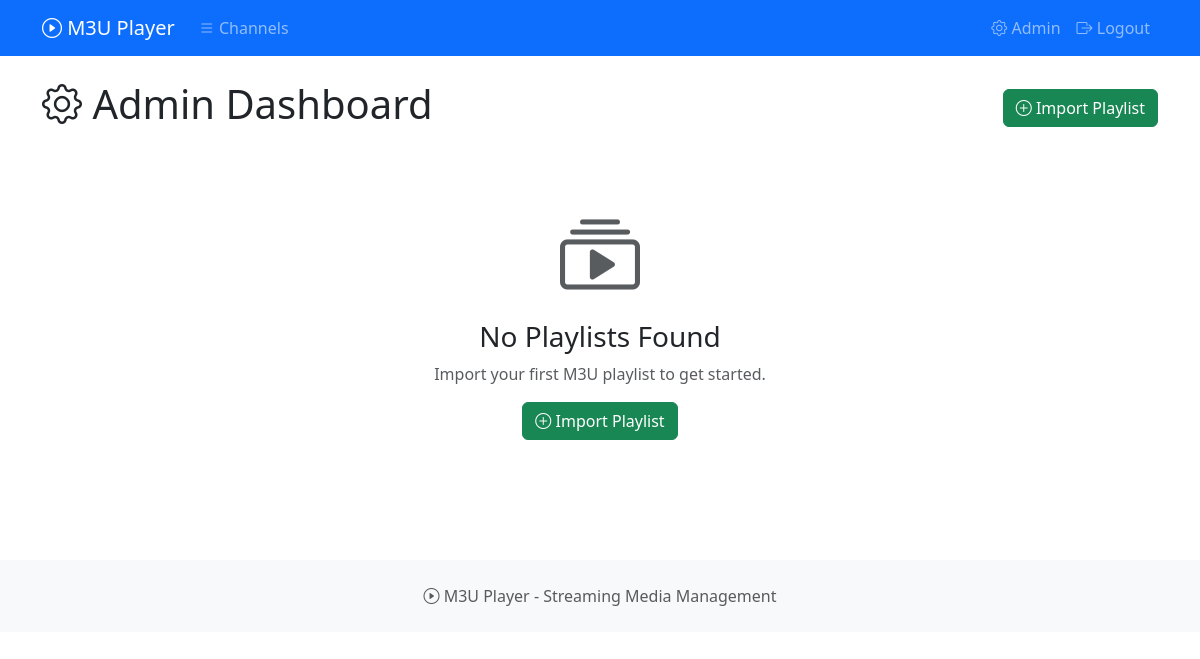
Before: /admin (signed in) with the older database file.
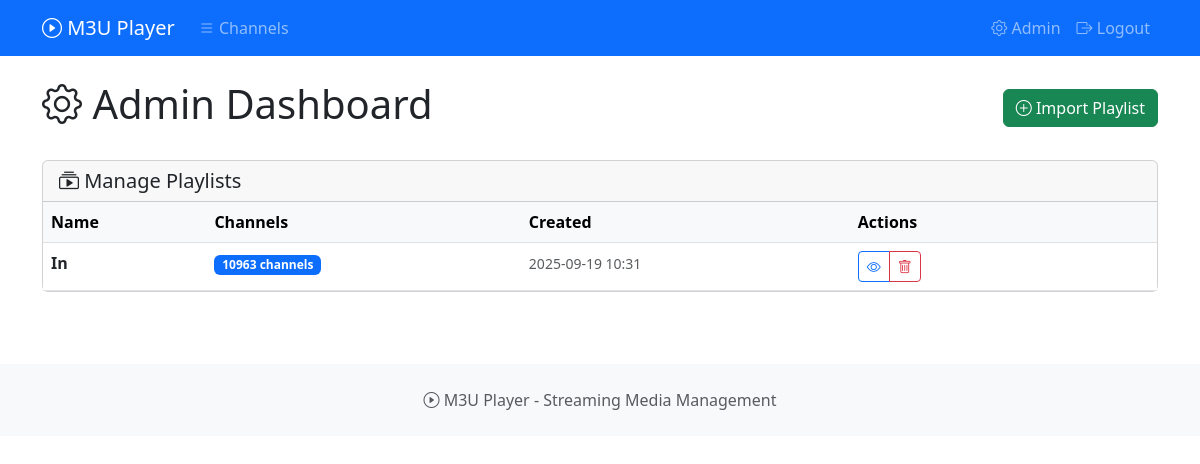
After: the same page with the newer database file.
### app.py (models this page shows, shortened)
class Playlist(db.Model):
    __tablename__ = 'playlists'
    id = db.Column(db.Integer, primary_key=True)
    name = db.Column(db.String(255), nullable=False)
    created_at = db.Column(db.DateTime, default=datetime.utcnow)
    channels = db.relationship('Channel', backref='playlist', lazy=True, cascade='all, delete-orphan')

### app.py (the view)
    def decorated_function(*args, **kwargs):
        if not is_admin_logged_in():
            return redirect(url_for('admin_login'))
        return f(*args, **kwargs)

### app.py (called while the page is built)
def is_admin_logged_in():
    return session.get('admin_logged_in', False)

def require_admin(f):
    def decorated_function(*args, **kwargs):
        if not is_admin_logged_in():
            return redirect(url_for('admin_login'))
        return f(*args, **kwargs)
    decorated_function.__name__ = f.__name__
    return decorated_function

@app.route('/admin')
@require_admin
def admin_dashboard():
    playlists = Playlist.query.order_by(Playlist.created_at.desc()).all()
    return render_template('admin_dashboard.html', playlists=playlists)

### templates/admin_dashboard.html (shortened to what this page needs)
{% extends "base.html" %}
{% block content %}
<div class="container py-4">
    <div class="d-flex justify-content-between align-items-center mb-4">
        <h1><i class="bi bi-gear"></i> Admin Dashboard</h1>
        <a href="{{ url_for('admin_import_playlist') }}" class="btn btn-success">
            <i class="bi bi-plus-circle"></i> Import Playlist
        </a>
    </div>
    {% if playlists %}
    <div class="card">
        <div class="card-header">
            <h5 class="mb-0"><i class="bi bi-collection-play"></i> Manage Playlists</h5>
        </div>
        <div class="card-body p-0">
            <div class="table-responsive">
                <table class="table table-hover mb-0">
                    <thead class="table-light">
                        <tr>
                            <th>Name</th>
                            <th>Channels</th>
                            <th>Created</th>
                            <th class="table-actions">Actions</th>
                        </tr>
                    </thead>
                    <tbody>
                        {% for playlist in playlists %}
                        <tr>
                            <td>
                                <strong>{{ playlist.name }}</strong>
                            </td>
                            <td>
                                <span class="badge bg-primary">{{ playlist.channels|length }} channels</span>
                            </td>
                            <td>
                                <small class="text-muted">{{ playlist.created_at.strftime('%Y-%m-%d %H:%M') }}</small>
                            </td>
                            <td>
                                <div class="btn-group btn-group-sm">
                                    <a href="{{ url_for('admin_view_playlist', playlist_id=playlist.id) }}"
                                       class="btn btn-outline-primary btn-sm-icon" title="View Channels">
                                        <i class="bi bi-eye"></i>
                                    </a>
                                    <button type="button" class="btn btn-outline-danger btn-sm-icon"
                                            onclick="confirmDelete('{{ playlist.name }}', '{{ url_for('admin_delete_playlist', playlist_id=playlist.id) }}')"
                                            title="Delete Playlist">
                                        <i class="bi bi-trash"></i>
                                    </button>
                                </div>
                            </td>
                        </tr>
                        {% endfor %}
                    </tbody>
                </table>
            </div>
        </div>
    </div>
    {% else %}
    <div class="text-center py-5">
        <i class="bi bi-collection-play display-1 text-muted"></i>
        <h3 class="mt-3">No Playlists Found</h3>
        <p class="text-muted">Import your first M3U playlist to get started.</p>
        <a href="{{ url_for('admin_import_playlist') }}" class="btn btn-success">
            <i class="bi bi-plus-circle"></i> Import Playlist
        </a>
    </div>
    {% endif %}
</div>
{% endblock %}

Changed rows visible on the page:
added Playlist: name "In", channels|length "10963", created_at "2025-09-19 10:31"
Other visible differences:
text no longer shown: "No Playlists Found Import your first M3U playlist to get started. Import Playlist"
text now shown: "Manage Playlists Name Channels Created Actions"
